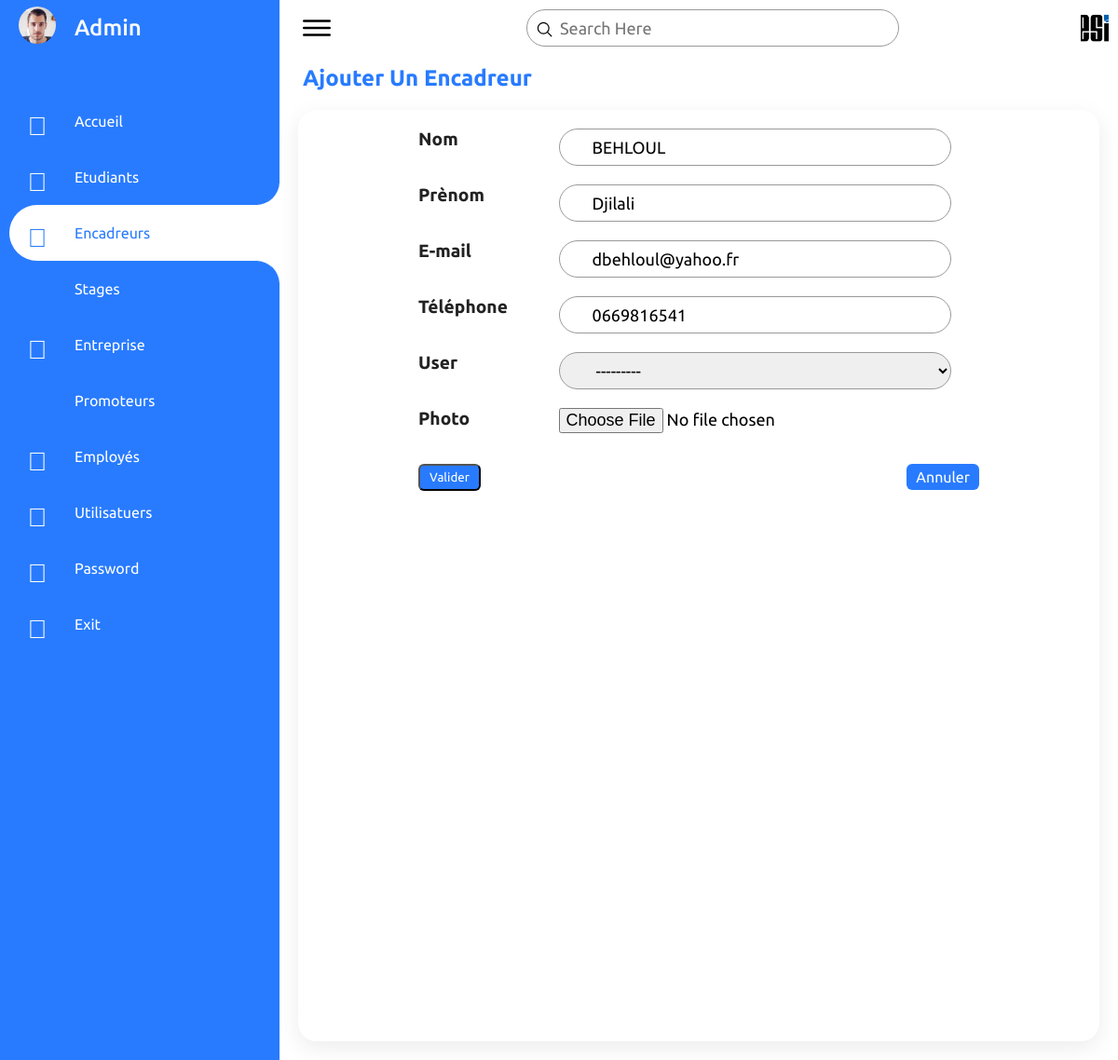
/updateteacher/2/ (signed in), run on the app's committed database.
### GestionStages/models.py (models this page shows, shortened)
class Employee(models.Model):
    user         = models.OneToOneField(User,null=True, on_delete=models.CASCADE,unique=TRUE)
    name         = models.CharField(max_length=190)
    surname      = models.CharField(max_length=190)
    email        = models.EmailField(max_length=190)
    phone        = models.CharField(max_length=10)
    photo        = models.ImageField(upload_to = 'images/' ,default='images/user.png',null=True)
    date_created = models.DateTimeField(auto_now_add=True, null=True)

class Teacher(models.Model):
    user         = models.OneToOneField(User,null=True, on_delete=models.CASCADE,unique=TRUE)
    name         = models.CharField(max_length=190)
    surname      = models.CharField(max_length=190)
    email        = models.EmailField(max_length=190)
    phone        = models.CharField(max_length=10)
    photo        = models.ImageField(upload_to = 'images/' ,default='images/user.png',null=True)
    date_created = models.DateTimeField(auto_now_add=True, null=True)

### GestionStages/decorators.py (the view)
        def wrapper_func(request , *args,**kwargs):
            group = None
            if request.user.groups.exists():
               group =  request.user.groups.all()[0].name
            if group == 'admin':
               return view_func(request , *args,**kwargs)
            else:
                if group == 'student':
                    return redirect('studenthome')
                else:
                    if group == 'teacher':
                        return redirect('teacherhome')

### GestionStages/forms.py
class TeacherForm(ModelForm):
    class Meta:
        model = Teacher
        fields = '__all__'
        widgets = {
            'name': forms.TextInput(attrs={'class':'form-control','type':'name','id':'exampleInputName'}),
            'surname': forms.TextInput(attrs={'class':'form-control','type':'surname','id':'exampleInputSurname'}),
            'email': forms.TextInput(attrs={'class':'form-control','type':'email','id':'exampleInputEmail1','placeholder':'exemple@gmail.com'}),
            'phone': forms.TextInput(attrs={'class':'form-control','type':'phone','id':'exampleInputPhone'}),
            'user': forms.Select(attrs={'class':'form-control','type':'username','id':'exampleSelectUsername'}),
            'photo': forms.FileInput(attrs={'class':'form-control-file','type':'file','id':'exampleFormControlFile1'}),
        }
    def __init__(self, **kwargs):
        super(TeacherForm, self).__init__(**kwargs)
        self.fields['user'].queryset = User.objects.filter(groups__name = 'teacher')

### GestionStages/templates/teacherform.html (shortened to what this page needs)
{% extends 'main.html' %}
{% load static %}
{% block content%}
<div class="main">
    {% include 'topbar.html' %}
    <h2 style="color: #287bff; margin-left:25px; margin-top:10px">Ajouter Un Encadreur</h2>
    <div class="studentsformpage">
        <div class="studentsform">
            <form method="POST" enctype="multipart/form-data">
                <div class="fields">
                    <div class="form-group">
                        <label for="exampleInputSurname">Nom</label>
                        {{form.surname}}
                    </div>
                    <div class="form-group">
                        <label for="exampleInputName">Prènom</label>
                        {{form.name}}
                    </div>
                    <div class="form-group">
                        <label for="exampleInputEmail1">E-mail</label>
                        {{form.email}}
                    </div>
                    <div class="form-group">
                        <label for="exampleInputPhone">Téléphone</label>
                        {{form.phone}}
                    </div>
                    <div class="form-group">
                        <label for="exampleSelectUsername">User</label>
                        {{form.user}}
                    </div>
                    <div class="form-group1">
                        <label for="exampleFormControlFile1">Photo</label>
                        {{form.photo}}
                    </div>
                    <button type="submit" class="btn btn-primary" style="color:white;">Valider</button>
                    <a href="{% url 'teachers' %}" class="btn">Annuler</a>
               </div>
            </form>
        </div>
    </div>
</div>
{% endblock %}

### GestionStages/templates/menu.html (shortened to what this page needs)
{% load static %}
<div class="navigation">
    <ul>
        <li>
            <a href="{% url 'changephoto' request.user.employee.id 1 %}">
                <span class="icon"><img  src="/media/{{request.user.employee.photo}}"></img></span>
                <span class="title" style="font-size: 1.5em;font-weight: 500;">{{request.user.employee.name}}</span>
            </a>
        </li>
        <li class="{{hovered1}}">
            <a href="{% url 'home' %}">
                <span class="icon"><span style="font-size: 1.75em;"><i class="fal fa-home"></i></span></span>
                <span class="title">Accueil</span>
            </a>
        </li>
        <li class="{{hovered2}}">
            <a href="{% url 'students' %}">
                <span class="icon"><span style="font-size: 1.75em;"><i class="fal fa-user-graduate"></i></span></span>
                <span class="title">Etudiants</span>
            </a>
        </li>
        <li class="{{hovered3}}">
            <a href="{% url 'teachers' %}">
                <span class="icon"><span style="font-size: 1.75em;"><i class="fal fa-chalkboard-teacher"></i></span></span>
                <span class="title">Encadreurs</span>
            </a>
        </li>
        <li class="">
            <a href="{% url 'stages1cpi' %}">
                <span class="icon"><span style="font-size: 1.75em;"></span></span>
                <span class="title">Stages</span>
            </a>
        </li>
        <li class="{{hovered5}}">
            <a href="{% url 'companies' %}">
                <span class="icon"><span style="font-size: 1.75em;"><i class="fal fa-building"></i></span></span>
                <span class="title">Entreprise</span>
            </a>
        </li>
        <li class="{{hovered6}}">
            <a href="{% url 'promoters' %}">
                <span class="icon"><span style="font-size: 1.75em;"></span></span>
                <span class="title">Promoteurs</span>
            </a>
        </li>
        <li class="{{hovered8}}">
            <a href="{% url 'employees' %}">
                <span class="icon"><span style="font-size: 1.75em;"><i class="fal fa-people-carry"></i></span></span>
                <span class="title">Employés</span>
            </a>
        </li>
        <li class="{{hovered7}}">
            <a href="{% url 'users' %}">
                <span class="icon"><span style="font-size: 1.75em;"><i class="fal fa-users"></i></span></span>
                <span class="title">Utilisatuers</span>
            </a>
        </li>
        <li class="#">
            <a href="{% url 'passwordemp' request.user.id %}">
                <span class="icon"><span style="font-size: 1.75em;"><i class="fal fa-key"></i></span></span>
                <span class="title">Password</span>
            </a>
        </li>
        <li>
            <a href="{% url 'logout' %}">
                <span class="icon"><span style="font-size: 1.75em;"><i class="fal fa-sign-out-alt"></i></span></span>
                <span class="title">Exit</span>
            </a>
        </li>
    </ul>
</div>

### GestionStages/static/css/style.css (style rules this page uses)
* { margin: 0; padding: 0; box-sizing: border-box; font-family: 'Ubuntu', sans-serif; }
:root { --blue: #287bff; --white: #fff; --grey: #f5f5f5; --black1: #222; --black2: #999; }
body { min-height: 100vh; overflow-x: hidden; }
.navigation { position: fixed; width: 300px; height: 100%; background: var(--blue); border-Left: 10px solid var(--blue); transition: 0.5s; overflow: hidden; }
.navigation ul { position: absolute; top: 0; left: 0; width: 100%; }
.navigation ul li { position: relative; width: 100%; list-style: none; border-top-left-radius: 30px; border-bottom-left-radius: 30px; }
.navigation ul li:hover, .navigation ul li.hovered { background: var(--white); }
.navigation ul li:nth-child(1) { margin-bottom: 40px; }
.navigation ul li a { position: relative; display: block; width: 100%; display: flex; text-decoration: none; color: var(--white); }
.navigation ul li:hover a, .navigation ul li.hovered a { color: var(--blue); }
.navigation ul li a .icon { position: relative; display: block; min-width: 60px; height: 60px; line-height: 70px; text-align: center; }
.navigation ul li a .icon img { font-size: 1.75em; border-radius: 50%; margin-top: 7px; }
.navigation ul li a .title { position: relative; display: block; padding: 0 10px; height: 60px; line-height: 60px; text-align: start; white-space: nowrap; }
.navigation ul li:hover a::before, .navigation ul li.hovered a::before { content: ''; position: absolute; right: 0; top: -50px; width: 50px; height: 50px; background: transparent; border-radius: 50%; box-shadow: 35px 35px 0 10px var(--white); pointer-events: none; }
.navigation ul li:hover a::after, .navigation ul li.hovered a::after { content: ''; position: absolute; right: 0; bottom: -50px; width: 50px; height: 50px; background: transparent; border-radius: 50%; box-shadow: 35px -35px 0 10px var(--white); pointer-events: none; }
.main { position: absolute; width: calc(100% - 300px); left: 300px; min-height: 100vh; background: var(--white); transition: 0.5s; }
.btn { position: relative; padding: 5px 10px; background: var(--blue); text-decoration: none; color: var(--white); border-radius: 6px; }
.btn.btn-primary { position: relative; padding: 5px 10px; background: var(--blue); text-decoration: none; color: var(--white); border-radius: 6px; }
.studentsform { position: relative; width: 100%; }
.studentsform label { color: var(--black1); font-weight: 600; margin-right: 10px; }
.studentsformpage { position: relative; width: 100%; padding: 20px; grid-template-columns: 2fr 1fr; grid-gap: 30px; }
.studentsformpage .studentsform { position: relative; display: grid; min-height: 1000px; width: 100%; background: var(--white); padding: 20px; box-shadow: 0 7px 25px rgba(0, 0, 0, 0.08); border-radius: 20px; overflow: hidden; }
.fields { position: absolute; left: 15%; right: 15%; width: 70%; min-height: 100%; }
.fields .form-group { position: relative; width: 100%; height: 40px; margin-bottom: 20px; }
.fields .form-group label { position: relative; width: 30%; font-size: 1.2em; }
.fields .form-group input { width: 70%; height: 100%; border-radius: 40px; padding: 5px 20px; padding-left: 35px; font-size: 18px; outline: none; left: 25%; right: 15%; position: absolute; border: 1px solid var(--black2); }
.fields .form-group select { width: 70%; height: 100%; border-radius: 40px; padding: 5px 20px; padding-left: 35px; font-size: 18px; outline: none; left: 25%; right: 15%; position: absolute; border: 1px solid var(--black2); }
.fields .form-group1 { position: relative; width: 100%; height: 40px; margin-bottom: 20px; }
.fields .form-group1 label { position: relative; width: 30%; font-size: 1.2em; }
.fields .form-group1 input { width: 70%; height: 100%; font-size: 18px; outline: none; left: 25%; right: 15%; position: absolute; }
.fields a { position: absolute; right: 0; }
.navigation ul li a .icon img { font-size: 1.75em; width: 40px; height: 40px; object-fit: cover; }

### data on the page
Teacher: surname "BEHLOUL", name "Djilali", email "dbehloul@yahoo.fr", phone "0669816541", user "---------"

### other printed values
{{ request.user.employee.name }} "Admin"
